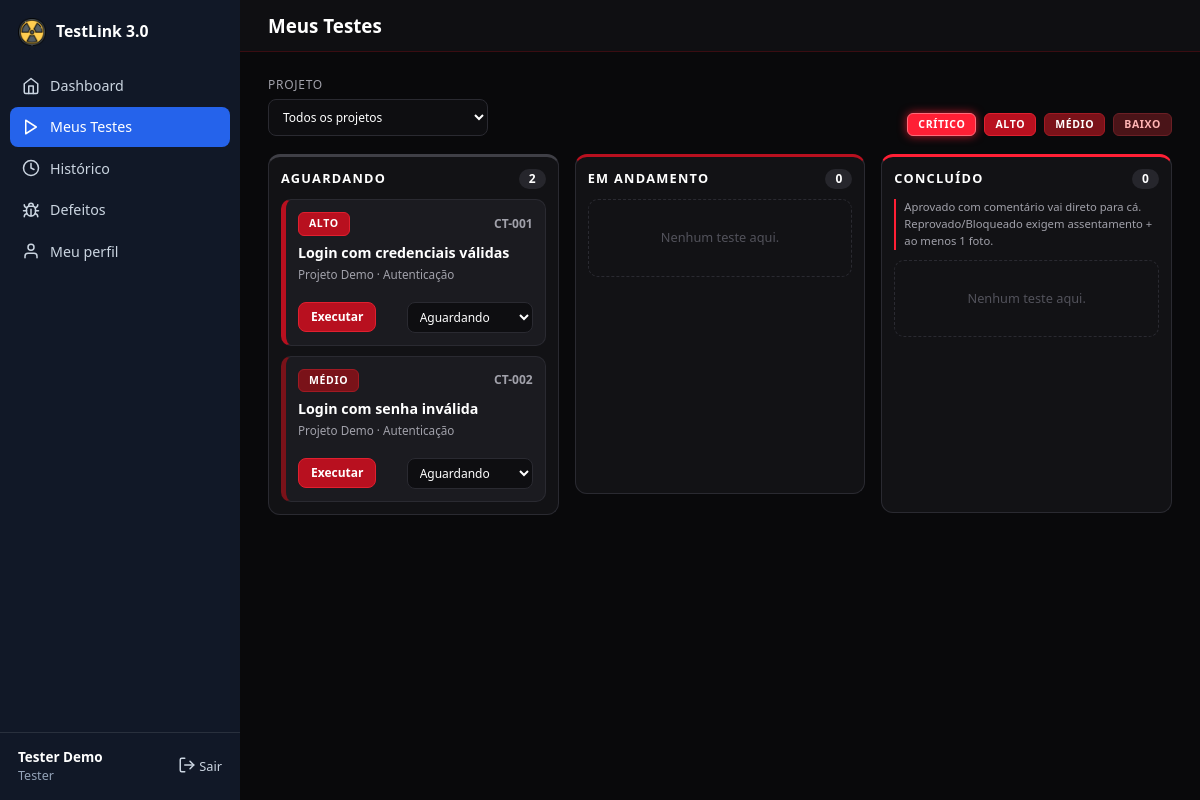
/my_tests.php (signed in), run on the app's committed database.
### tables this page shows
CREATE TABLE users (
    id            INT UNSIGNED AUTO_INCREMENT PRIMARY KEY,
    name          VARCHAR(120) NOT NULL,
    email         VARCHAR(160) NOT NULL UNIQUE,
    password_hash VARCHAR(255) NOT NULL,
    role          ENUM('admin','tester','developer','viewer') NOT NULL DEFAULT 'tester',
    active        TINYINT(1) NOT NULL DEFAULT 1,
     
    status        ENUM('approved','pending','rejected') NOT NULL DEFAULT 'approved',
    created_at    DATETIME NOT NULL DEFAULT CURRENT_TIMESTAMP
);

CREATE TABLE assignments (
    id          INT UNSIGNED AUTO_INCREMENT PRIMARY KEY,
    case_id     INT UNSIGNED NOT NULL,
    tester_id   INT UNSIGNED NOT NULL,
    assigned_by INT UNSIGNED NULL,
    created_at  DATETIME NOT NULL DEFAULT CURRENT_TIMESTAMP,
     
    kanban_status ENUM('waiting','doing','done') NOT NULL DEFAULT 'waiting',
    cycle_start   DATETIME NOT NULL DEFAULT CURRENT_TIMESTAMP,
    UNIQUE KEY uq_assignment (case_id, tester_id),
    FOREIGN KEY (case_id)     REFERENCES test_cases(id) ON DELETE CASCADE,
    FOREIGN KEY (tester_id)   REFERENCES users(id)      ON DELETE CASCADE,
    FOREIGN KEY (assigned_by) REFERENCES users(id)      ON DELETE SET NULL
);

CREATE TABLE test_cases (
    id              INT UNSIGNED AUTO_INCREMENT PRIMARY KEY,
    project_id      INT UNSIGNED NOT NULL,
    suite_id        INT UNSIGNED NOT NULL,
    code            VARCHAR(40) NOT NULL,
    title           VARCHAR(200) NOT NULL,
    preconditions   TEXT NULL,
    steps           TEXT NOT NULL,
    expected_result TEXT NOT NULL,
    priority        ENUM('low','medium','high','critical') NOT NULL DEFAULT 'medium',
    status          ENUM('active','inactive') NOT NULL DEFAULT 'active',
    version         INT UNSIGNED NOT NULL DEFAULT 1,
    created_by      INT UNSIGNED NULL,
    created_at      DATETIME NOT NULL DEFAULT CURRENT_TIMESTAMP,
    updated_at      DATETIME NOT NULL DEFAULT CURRENT_TIMESTAMP ON UPDATE CURRENT_TIMESTAMP,
    UNIQUE KEY uq_case_code (project_id, code),
    FOREIGN KEY (project_id) REFERENCES projects(id) ON DELETE CASCADE,
    FOREIGN KEY (suite_id)   REFERENCES suites(id)   ON DELETE CASCADE,
    FOREIGN KEY (created_by) REFERENCES users(id)    ON DELETE SET NULL
);

CREATE TABLE projects (
    id          INT UNSIGNED AUTO_INCREMENT PRIMARY KEY,
    name        VARCHAR(150) NOT NULL,
    description TEXT NULL,
    status      ENUM('active','archived') NOT NULL DEFAULT 'active',
    created_by  INT UNSIGNED NULL,
    created_at  DATETIME NOT NULL DEFAULT CURRENT_TIMESTAMP,
    FOREIGN KEY (created_by) REFERENCES users(id) ON DELETE SET NULL
);

CREATE TABLE suites (
    id          INT UNSIGNED AUTO_INCREMENT PRIMARY KEY,
    project_id  INT UNSIGNED NOT NULL,
    name        VARCHAR(150) NOT NULL,
    description TEXT NULL,
    created_at  DATETIME NOT NULL DEFAULT CURRENT_TIMESTAMP,
    FOREIGN KEY (project_id) REFERENCES projects(id) ON DELETE CASCADE
);

### includes/db.php (called while the page is built)
<?php
function db(): PDO
{
    static $pdo = null;
    if ($pdo === null) {
        $dsn = 'mysql:host=' . DB_HOST . ';dbname=' . DB_NAME . ';charset=' . DB_CHARSET;
        try {
            $pdo = new PDO($dsn, DB_USER, DB_PASS, [
                PDO::ATTR_ERRMODE            => PDO::ERRMODE_EXCEPTION,
                PDO::ATTR_DEFAULT_FETCH_MODE => PDO::FETCH_ASSOC,
                PDO::ATTR_EMULATE_PREPARES   => false,
            ]);
        } catch (PDOException $e) {
            http_response_code(500);
            exit('<h1>Erro de conexão</h1><p>Não foi possível conectar ao banco de dados. '
                . 'Verifique <code>config/config.php</code> e se o <code>database.sql</code> foi importado.</p>');
        }
    }
    return $pdo;
}
function q(string $sql, array $params = []): PDOStatement
{
    $st = db()->prepare($sql);
    $st->execute($params);
    return $st;
}

### includes/auth.php (called while the page is built, shortened)
<?php
function current_user(): ?array
{
    static $user = false;
    if ($user !== false) {
        return $user;
    }
    $row = q('SELECT id, name, email, role, active FROM users WHERE id = ?', [$_SESSION['uid']])->fetch();
    return $user = $row;
}
function require_login(): array
{
    $u = current_user();
    return $u;
}
function require_role(string ...$roles): array
{
    $u = require_login();
    return $u;
}

### my_tests.php (the view, shortened to what this page needs)
<?php
require __DIR__ . '/includes/bootstrap.php';
$user = require_role('tester');
$uid = (int)$user['id'];
$fProject = get_int('project');
$where = ['a.tester_id = ?', "tc.status = 'active'"];
$params = [$uid];
$rows = q("SELECT a.id aid, a.kanban_status, tc.id, tc.code, tc.title, tc.priority, p.name project, s.name suite,
                  ex.id exec_id, ex.result, ex.executed_at,
                  (SELECT d.id FROM defects d WHERE d.case_id = tc.id AND d.status = 'retest' AND d.retest_tester_id = a.tester_id ORDER BY d.id DESC LIMIT 1) retest_defect
           FROM assignments a
           JOIN test_cases tc ON tc.id = a.case_id
           JOIN projects p ON p.id = tc.project_id
           JOIN suites s ON s.id = tc.suite_id
           LEFT JOIN executions ex ON ex.id = (SELECT MAX(id) FROM executions WHERE case_id = tc.id AND tester_id = a.tester_id)
           WHERE " . implode(' AND ', $where) . " ORDER BY FIELD(tc.priority, 'critical','high','medium','low'), p.name, tc.code", $params)->fetchAll();
$cols = array_fill_keys(array_keys(KANBAN_COLUMNS), []);
foreach ($rows as $r) { $cols[$r['kanban_status']][] = $r; }
$projects = q('SELECT DISTINCT p.id, p.name FROM projects p JOIN test_cases tc ON tc.project_id = p.id
               JOIN assignments a ON a.case_id = tc.id WHERE a.tester_id = ? ORDER BY p.name', [$uid])->fetchAll(PDO::FETCH_KEY_PAIR);
$rank = ['critical' => 0, 'high' => 1, 'medium' => 2, 'low' => 3];
$pageTitle = 'Meus Testes';
$active = 'my_tests.php';
$bodyClass = 'kb';
include __DIR__ . '/includes/header.php';
?>
<form method="get" class="kb-filter">
    <label>Projeto
        <select name="project" onchange="this.form.submit()"><?= options($projects, $fProject ?: null, true, 'Todos os projetos') ?></select>
    </label>
    <ul class="kb-legend" aria-label="Legenda de criticidade">
        <?php foreach (KANBAN_LEVELS as $k => $label): ?><li><span class="kb-badge lvl-<?= e($k) ?>"><?= e($label) ?></span></li><?php endforeach; ?>
    </ul>
</form>
<div class="kb-board" data-kanban data-csrf="<?= e(csrf_token()) ?>" data-project="<?= (int)$fProject ?>">
    <?php foreach (KANBAN_COLUMNS as $status => $label): ?>
    <section class="kb-col col-<?= e($status) ?>" data-status="<?= e($status) ?>">
        <header>
            <h2><?= e($label) ?></h2>
            <span class="kb-count" data-count><?= count($cols[$status]) ?></span>
        </header>
        <?php if ($status === 'done'): ?><p class="kb-hint">Aprovado com comentário vai direto para cá. Reprovado/Bloqueado exigem assentamento + ao menos 1 foto.</p><?php endif; ?>
        <div class="kb-list" data-list>
            <?php foreach ($cols[$status] as $r): ?>
            <article class="kb-card lvl-<?= e($r['priority']) ?>" draggable="true" data-id="<?= (int)$r['aid'] ?>" data-rank="<?= $rank[$r['priority']] ?>" data-status="<?= e($status) ?>">
                <div class="kb-top">
                    <span class="kb-badge lvl-<?= e($r['priority']) ?>"><?= e(KANBAN_LEVELS[$r['priority']]) ?></span>
                    <a class="kb-code" href="case_view.php?id=<?= (int)$r['id'] ?>" draggable="false"><?= e($r['code']) ?></a>
                </div>
                <h3><?= e($r['title']) ?></h3>
                <p class="kb-meta"><?= e($r['project']) ?> · <?= e($r['suite']) ?></p>
                <div class="kb-actions">
                    <a class="kb-btn" href="execute.php?case_id=<?= (int)$r['id'] ?><?= $r['retest_defect'] ? '&defect_id=' . (int)$r['retest_defect'] : '' ?>" draggable="false">
                        <?= $r['retest_defect'] ? 'Reteste' : ($status === 'done' ? 'Reexecutar' : 'Executar') ?>
                    </a>
                    <form method="post" action="kanban_move.php" class="move-form">
                        <select name="status" aria-label="Mover <?= e($r['code']) ?> para"><?= options(KANBAN_COLUMNS, $status) ?></select>
                    </form>
                </div>
            </article>
            <?php endforeach; ?>
            <p class="kb-empty" data-empty <?= $cols[$status] ? 'hidden' : '' ?>>Nenhum teste aqui.</p>
        </div>
    </section>
    <?php endforeach; ?>
</div>
<?php include __DIR__ . '/includes/footer.php'; ?>

### includes/header.php (shortened to what this page needs)
<?php
$user = current_user();
$pageTitle = $pageTitle ?? '';
$active = $active ?? '';
$clean = !empty($_GET['clean']);
$sys = get_setting('system_name', APP_NAME);
?>
<!DOCTYPE html>
<html lang="pt-BR">
<head>
    <link rel="stylesheet" href="assets/css/style.css?v=<?= (int)@filemtime(__DIR__ . '/../assets/css/style.css') ?>">
</head>
<body class="<?= trim(($clean ? 'clean ' : '') . ($bodyClass ?? '')) ?>">
<?php if ($user): ?>
<div class="layout">
    <aside class="sidebar" id="sidebar">
        <a class="brand" href="dashboard.php">
            <img src="assets/img/favicon.png" alt="" width="28" height="28">
            <span><?= e($sys) ?></span>
        </a>
        <nav>
            <?php foreach (nav_items($user['role']) as [$file, $label, $ico]): ?>
                <a href="<?= e($file) ?>" class="<?= $active === $file ? 'active' : '' ?>">
                    <?= icon($ico) ?> <span><?= e($label) ?></span>
                </a>
            <?php endforeach; ?>
        </nav>
        <div class="sidebar-foot">
            <div class="who">
                <strong><?= e($user['name']) ?></strong>
                <small><?= e(ROLES[$user['role']]) ?></small>
            </div>
            <a href="logout.php" class="logout" title="Sair"><?= icon('logout') ?> Sair</a>
        </div>
    </aside>
    <div class="main">
        <header class="topbar no-print">
            <h1><?= e($pageTitle) ?></h1>
        </header>
        <main class="content">
<?php else: ?>
<main class="auth-wrap">
<?php endif; ?>

### data on the page
users: name "Tester Demo", role "Tester"
assignments: case.priority "ALTO", case.code "CT-001", case.title "Login com credenciais válidas", projects.name "Projeto Demo", suites.name "Autenticação", status "Aguardando"
assignments: case.priority "MÉDIO", case.code "CT-002", case.title "Login com senha inválida", projects.name "Projeto Demo", suites.name "Autenticação", status "Aguardando"

### other printed values
$sys "TestLink 3.0"
$label "Dashboard"
$label "Meus Testes"
$label "Histórico"
$label "Defeitos"
$label "Meu perfil"
$pageTitle "Meus Testes"
$label "CRÍTICO"
$label "ALTO"
$label "MÉDIO"
$label "BAIXO"
$label "AGUARDANDO"
count($cols[$status]) "2"
$label "EM ANDAMENTO"
count($cols[$status]) "0"
